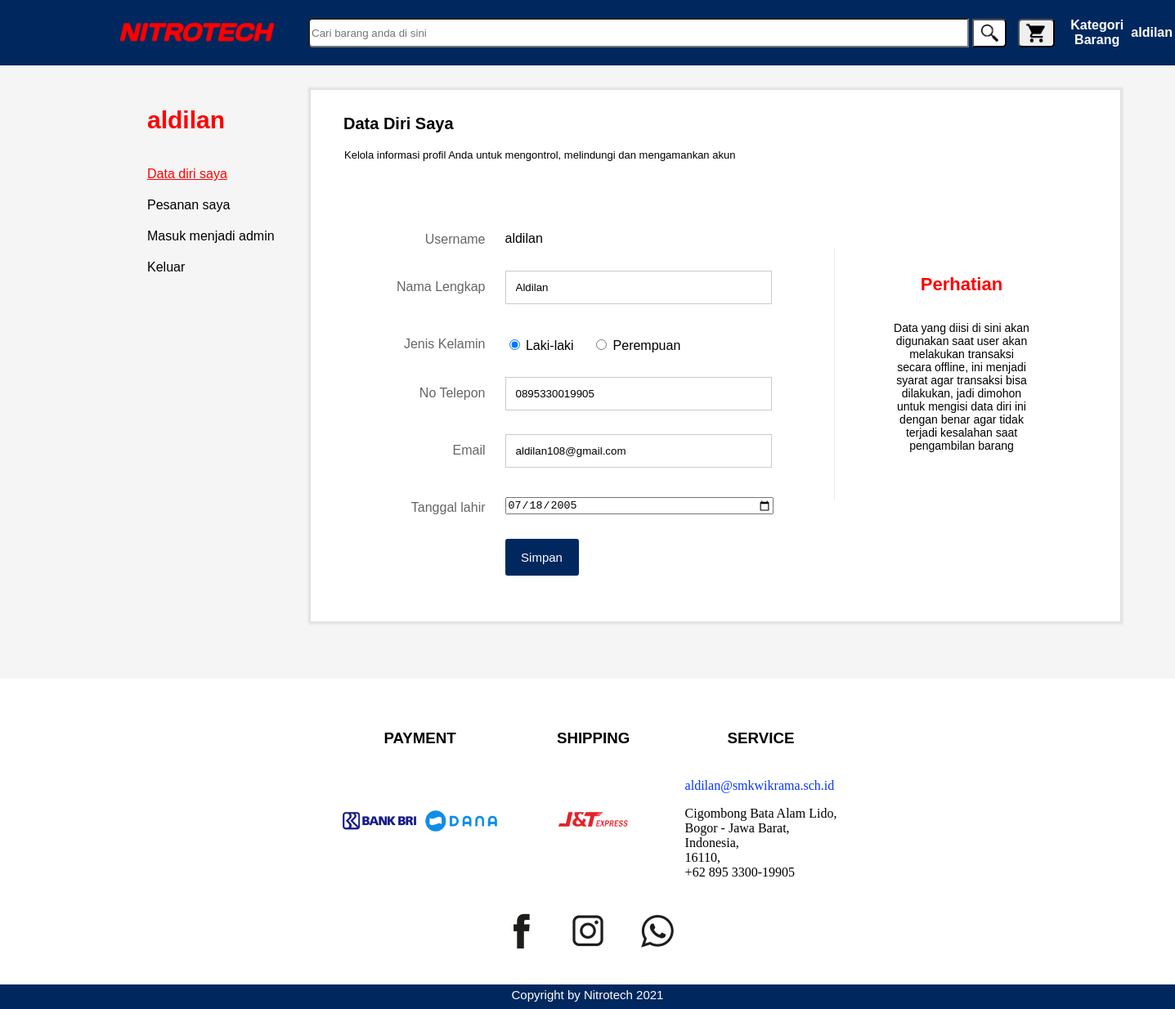
The page /user/personal/alamat.php (signed in) on the database its author committed.
### tables this page shows
CREATE TABLE `tb_datadiri` (
  `id` int(11) NOT NULL,
  `username` varchar(9) NOT NULL,
  `nama_lengkap` varchar(20) NOT NULL,
  `jenis_kelamin` varchar(9) NOT NULL,
  `no_telepon` varchar(15) NOT NULL,
  `email` varchar(30) NOT NULL,
  `tanggal_lahir` date NOT NULL
);

### functions.php (called while the page is built, shortened)
<?php
$konek = mysqli_connect("localhost","root","","db_nitrotech");
function query2($query2) {
	global $konek;
	$result = mysqli_query($konek, $query2);
	$rows = [];
	while( $row = mysqli_fetch_assoc($result)) {
		$rows[] = $row;
	}
	return $rows;
}
?>

### user/personal/alamat.php (the view, shortened to what this page needs)
<?php
require '../../functions.php';
$nama = $_SESSION["username"];
$dt = query2("SELECT * FROM `tb_datadiri` WHERE `username` = '$nama'")[0];
$G = $dt['jenis_kelamin'];
 ?>
<!DOCTYPE html>
<html>
<head>
	<link rel="stylesheet" type="text/css" href="alamat.css">
</head>
<body>
<div class="container">
	<div class="header">
		<table>
			<tr>
				<td class="logo"><a href="../../index.php"><img src="../../img/home/header/Logo.png"></a></td>
				<form action="../../search box/pencarian.php" method="post">
				<td class="carbar"><input type="text" name="SB" placeholder="Cari barang anda di sini" required autocomplete="off"></td>
				<td class="pencar"><button type="submit" name="lihat"><img src="../../img/home/header/MG.png"></button></td>
				</form>
				<td class="keranjang"><a href="pesananuser.php"><button><img src="../../img/home/header/keranjang.png"></button></a></td>
				<td class="katgor"><center><a href="../../kategori/Okategori.php"><h1>Kategori Barang</h1></a></center></td>
				<td class="user"><a href="userA.php"><h1><?php echo $nama; ?></h1></a></td>
			</tr>
		</table>
	</div>
	<div class="profil">
		<div class="ops">
			<h1><?php echo $nama ?></h1>
			<ul>
				<li><a href="alamat.php"><span class="mod">Data diri saya</span></a></li>
				<li><a href="pesananuser.php">Pesanan saya</a></li>
				<li><a href="jdadmin.php">Masuk menjadi admin</a></li>
				<li><a href="../../logout.php">Keluar</a></li>
			</ul>
		</div>
		<div class="ctn">
			<div class="Halamat"><h2>Data Diri Saya</h2><span class="BHalamat">Kelola informasi profil Anda untuk mengontrol, melindungi dan mengamankan akun</span></div>
			<div class="alamat">
			<form action="" method="post">
				<table>
					<tr>
						<td class="dt1">Username</td>
						<td class="dt2u"><div class="us"><?php echo $nama; ?></div></td>
					</tr>
					<tr>
						<td class="dt1">Nama Lengkap</td>
						<td class="dt2tx"><input type="text" name="namadt" value="<?= $dt['nama_lengkap']; ?>" required></td>
					</tr>
					<tr>
						<td class="dt1">Jenis Kelamin</td>
						<td class="dt2ra"><div class="kl"><input type="radio" name="jkdt" value="Laki-laki" required
											<?php if ($G == 'Laki-laki') {
												echo 'checked';
											}?>>
			   							  <span class="jkl">Laki-laki</span>
										  <input type="radio" name="jkdt" value="Perempuan" required
										  	<?php if ($G == 'Perempuan') {
											echo 'checked';
											}?>>
										  <span class="jkp">Perempuan</span></div></td>
					</tr>
					<tr>
						<td class="dt1">No Telepon</td>
						<td class="dt2tx"><input type="number" name="nodt" value="<?= $dt['no_telepon']; ?>" required></td>
					</tr>
					<tr>
						<td class="dt1">Email</td>
						<td class="dt2tx"><input type="text" name="emaildt" value="<?= $dt['email']; ?>" required></td>
					</tr>
					<tr>
						<td class="dt1">Tanggal lahir</td>
						<td class="dt2"><div class="tl"><input type="date" name="tldt" value="<?= $dt['tanggal_lahir']; ?>" required></div></td>
					</tr>
					<tr>
						<td></td>
						<td class="dt2bt"><button type="submit" name="simpan">Simpan</button></td>
					</tr>
				</table>
			</form>
			</div>
			<div class="attdt"><center><h3>Perhatian</h3></center><p>Data yang diisi di sini akan digunakan saat user akan melakukan transaksi secara offline, ini menjadi syarat agar transaksi bisa dilakukan, jadi dimohon untuk mengisi data diri ini dengan benar agar tidak terjadi kesalahan saat pengambilan barang</p></div>
		</div>
	</div>
	<div class="tujuh">
		<center><div class="layanan">
				<table>
					<tr>
						<td class="lyn"><center><h3>PAYMENT</h3></center></td>
						<td class="lyn"><center><h3>SHIPPING</h3></center></td>
						<td class="lyn"><center><h3>SERVICE</h3></center></td>
					</tr>
					<tr>
						<td class="lyn"><div class="pembayaran"><img src="../../img/home/tujuh/payment/bri.png"><img src="../../img/home/tujuh/payment/dana.png"></div></td>
						<td class="lyn"><div class="kurir"><img src="../../img/home/tujuh/shipping/jnt.png"></div></td>
						<td class="lyn"><p>aldilan@smkwikrama.sch.id</p>
							Cigombong Bata Alam Lido,<br>
							Bogor - Jawa Barat,<br>
							Indonesia,<br>
							16110,<br>
							 +62 895 3300-19905
						</td>
					</tr>
				</table>
		</div></center>
		<center><div class="plus">
				<table>
					<tr>
						<td><a href="https://www.facebook.com/aldilan.180705/"><img src="../../img/home/tujuh/sosmed/fb.png"></a></td>
						<td><a href="https://www.instagram.com/ntroxygen/"><img src="../../img/home/tujuh/sosmed/ig.png"></a></td>
						<td><a href="https://wa.me/0895330019905"><img src="../../img/home/tujuh/sosmed/wa.png"></a></td>
					</tr>
				</table>
		</div></center>
		<div class="footer">
			<center><p>Copyright by Nitrotech 2021</p></center>
		</div>
	</div>
</div>
</body>
</html>

### user/personal/alamat.css (style rules this page uses)
body { margin: 0px; padding: 0px; }
.container { height: auto; }
.header { width: 100%; height: 80px; background-color: #01285E; }
.logo a img { width: 210px; height: 70px; margin-right: 30px; margin-left: 130px; }
.carbar input { width: 800px; height: 30px; border-radius: 5px 0px 0px 5px; }
.pencar button { width: 42px; height: 35px; margin-right: 10px; border-radius: 0px 5px 5px 0px; background-color: white; }
.pencar button img { margin-top: 2px; width: 25px; height: 25px; }
.keranjang button { width: 45px; height: 35px; margin-right: 10px; border-radius: 5px; }
.keranjang a button img { margin: 0px; width: 27px; height: 27px; margin-top: 1px; }
.katgor { width: 140px; height: 35px; margin-top: 20px; }
.katgor a { float: left; text-decoration: none; font-size: 8px; color: white; text-align: center; font-family: arial; }
.user a { text-decoration: none; color: white; font-family: arial; font-size: 8px; }
.profil { width: 100%; height: 750px; background-color: #F5F5F5; }
.ops { width: 380px; height: 300px; float: left; background-color: #F5F5F5; margin-top: 30px; }
.ops h1 { font-family: arial; color: #FF0000; font-size: 30px; margin-left: 180px; margin-bottom: 40px; }
.ops ul li { display: block; text-decoration: none; margin-left: 140px; margin-top: 20px; }
.ops ul li a { text-decoration: none; color: black; font-family: arial; }
.ctn { width: 990px; height: 650px; background-color: white; float: left; margin-top: 30px; box-shadow: 0px 0px 3px 3px rgba(0, 0, 0,.09); }
.Halamat h2 { font-family: arial; font-size: 20px; margin-left: 40px; margin-top: 30px; }
.BHalamat { ; font-family: arial; font-size: 13px; margin-left: 41px; }
.alamat { width: 470px; height: 300px; margin-left: 70px; padding: 32px; float: left; margin-top: 15px; }
.alamat table tr td { margin-right: 20px; font-family: arial; margin-top: 36px; }
.alamat table tr td input { margin-top: 25px; }
.kl { margin-top: 14px; }
.us { margin-top: 34px; }
.dt1 { float: right; color: #656565; }
.dt2tx input { width: 300px; padding: 12px; border: 1px solid #CACACA; }
.jkl { margin-right: 18px; }
.tl { margin-top: 7px; }
.tl input { width: 323px; }
.dt2bt button { margin-top: 25px; width: 90px; height: 45px; background-color: #01285E; color: white; font-family: arial; font-size: 15px; border: 0px solid black; border-radius: 3px; }
.attdt { margin-top: 105px; width: 190px; height: 300px; background-color: white; float: left; padding-left: 60px; padding-top: 10px; margin-left: 36px; border-left: 1px solid #EDEDED; }
.attdt h3 { font-size: 22px; font-family: arial; color: #FF0000; }
.attdt p { font-family: arial; font-size: 14px; text-align: center; padding: 10px; }
.tujuh { width: 100%; height: auto; background-color: white; }
.plus { width: 100% height: auto; margin-top: 20px; }
.plus table tr td a img { width: 80px; height: 80px; }
.layanan { width: 100%; height: auto; margin-top: 40px; }
.lyn img { height: 100px; width: 100px; }
.lyn { padding-left: 30px; padding-right: 30px; }
.lyn h3 { font-family: arial; }
.lyn p { text-decoration: none; color: #0836F5; }
.footer { width: 100%; height:30px; background-color: #01285E; }
.footer p { font-family: arial; color: white; font-size: 15px; padding-top: 4px; }
.mod { color: #FF0000; text-decoration: underline; }

### rows shown on the page
tb_datadiri: namadt "Aldilan", jenis_kelamin "☑", nodt "0895330019905", emaildt "aldilan108@gmail.com", tldt "07/18/2005"

### other values the page prints
$nama "aldilan"
